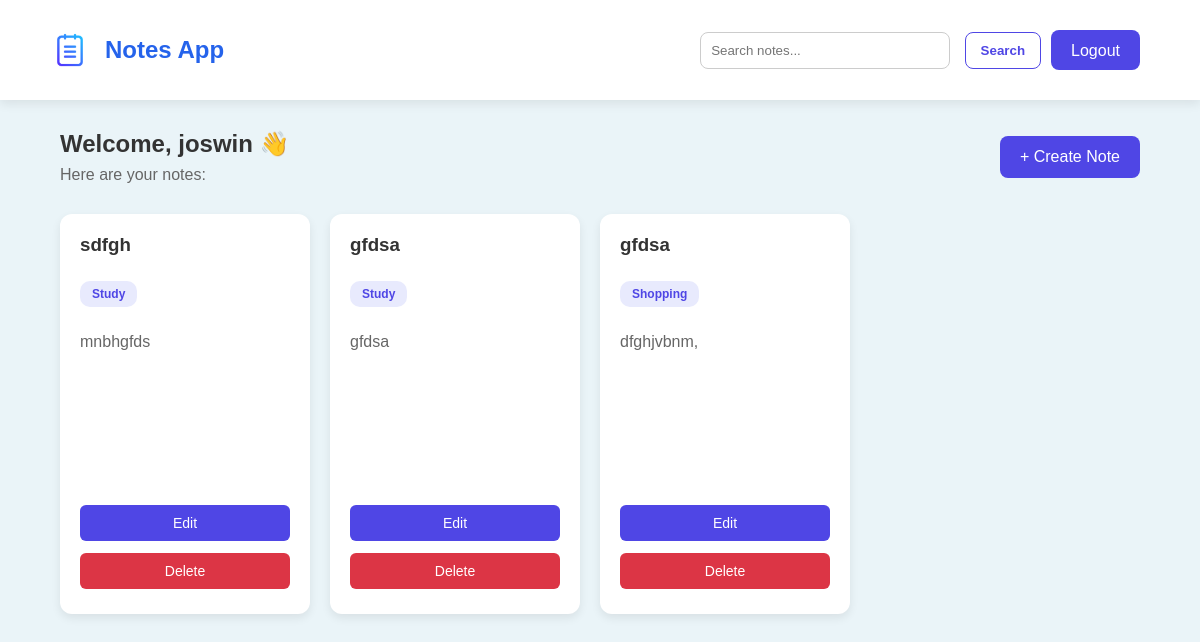
The page /home/ (signed in) on the database as committed earlier.
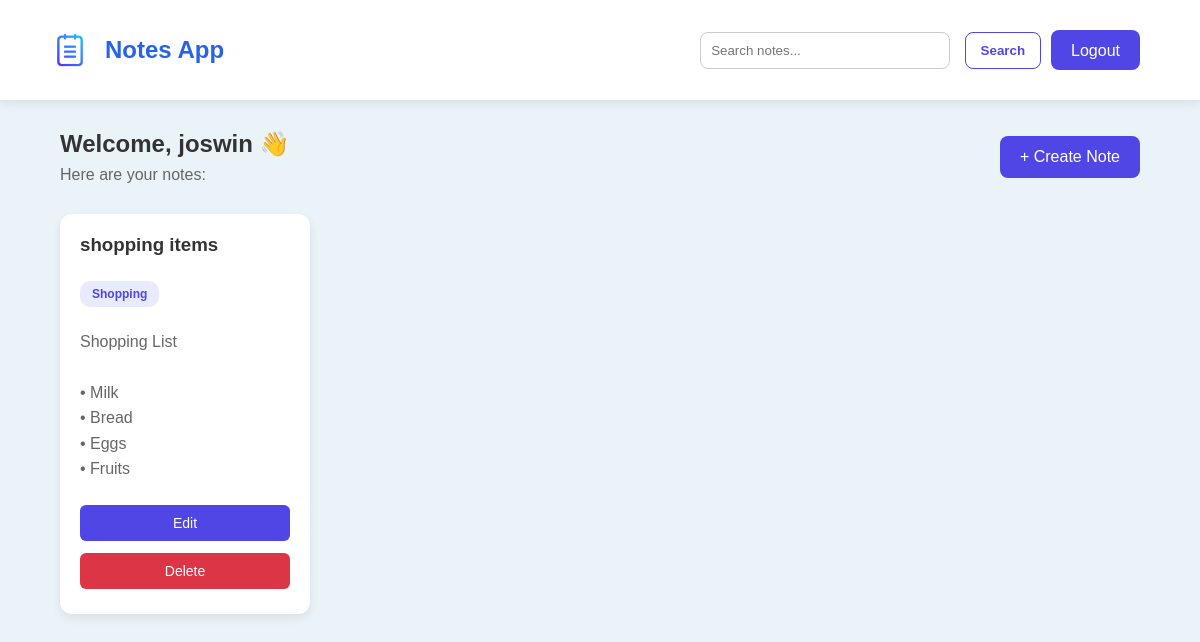
The same page on the database as committed later.
### notes_app/models.py (models this page shows, shortened)
class notes(models.Model):
    title=models.CharField(max_length=100)
    content=models.CharField(max_length=300)
    user = models.ForeignKey(User, on_delete=models.CASCADE)
    category = models.CharField(max_length=50)

### notes_app/views.py (the view)
# urls.py: path('home/', views.home, name='home'),
@login_required
def home(request):
    items=notes.objects.filter(user=request.user)
    query = request.GET.get('search')
    if query:
        items = items.filter(
            Q(title__icontains=query) |
            Q(content__icontains=query) |
            Q(category__icontains=query)
        )
    return render(request, 'home.html' , {'items': items})

### notes_app/templates/home.html (shortened to what this page needs)
{% load static %}
<!DOCTYPE html>
<html lang="en">
<head>
    <link rel="stylesheet" href="{% static 'style.css' %}">
</head>
<body>
    <header class="header-container">
        <div class="logo-header">
            <img src="{% static 'images/tool.png' %}" alt="Logo">
            <a href="{% url 'home' %}" class="header_name">Notes App</a>
        </div>
        <div class="search-box">
            <form method="GET" action="{% url 'home' %}">
                <input type="text" name="search" placeholder="Search notes..." value="{{ request.GET.search }}">
                <button type="submit">Search</button>
            </form>
            <a href="{% url 'logout' %}" class="logout-btn">Logout</a>
        </div>
    </header>
    <section>
        <div class="top-section">
            <div class="welcome">
                <h2>Welcome, {{ request.user.username }} 👋</h2>
                <p>Here are your notes:</p>
            </div>
            <div>
                <a href="{% url 'create_note' %}" class="create-btn">+ Create Note</a>
            </div>
        </div>
        <div class="notes-container">
            {% for i in items %}
            <div class="note-card">
                <h3>{{ i.title }}</h3>
                <span class="category">{{ i.category }}</span>
                <p class="note-content">{{ i.content|linebreaksbr }}</p>
                    <a href="{% url 'update' i.id %}" class="edit-btn">Edit</a>
                    <a href="{% url 'delete' i.id %}" class="delete-btn">Delete</a>
            </div>
            {% endfor %}
        </div>
</section>
</body>
</html>

### notes_app/static/style.css (style rules this page uses)
* { margin:0; padding:0; box-sizing:border-box; font-family:Arial, Helvetica, sans-serif; }
body { background:#eaf4f8; }
.logo-header { display:flex; align-items:center; gap:15px; }
.logo-header img { width:40px; height:40px; }
.header_name { font-size:24px; color: #2563EB; font-weight:bold; text-decoration:none; }
.header-container { width:100%; display:flex; justify-content:space-between; align-items:center; padding:20px 50px; background:#ffffff; color:#4F46E5; box-shadow:0 4px 10px rgba(0,0,0,0.08); }
.header-container input { padding:10px; width:250px; border:1px solid #ccc; border-radius:8px; outline:none; }
.header-container button { padding:10px 15px; border:none; border-radius:8px; background:white; color:#4F46E5; cursor:pointer; font-weight:bold; margin-left:10px; border:1px solid #4F46E5; }
.search-box { display:flex; align-items:center; }
.logout-btn { display:inline-block; text-decoration:none; background:#4F46E5; color:white; padding:12px 20px; border-radius:8px; transition:.3s; height:40px; text-align:center; margin: 10px; }
section { width:90%; margin:30px auto; }
.top-section { display:flex; justify-content:space-between; align-items:center; margin-bottom:30px; }
.welcome h2 { color:#333; margin-bottom:8px; }
.welcome p { color:#666; font-family: 'Trebuchet MS', 'Lucida Sans Unicode', 'Lucida Grande', 'Lucida Sans', Arial, sans-serif; }
.create-btn { display:inline-block; text-decoration:none; background:#4F46E5; color:white; padding:12px 20px; border-radius:8px; transition:.3s; }
.notes-container { display:flex; flex-wrap:wrap; gap:20px; align-items:flex-start; }
.category { display:inline-block; background:#E8EAFD; color:#4F46E5; padding:6px 12px; border-radius:20px; font-size:8px; font-weight:600; margin:8px 0 15px 0; text-transform:capitalize; }
.note-card { width:250px; height:400px; background:#fff; padding:20px; border-radius:12px; box-shadow:0 4px 10px rgba(0,0,0,.08); display:flex; flex-direction:column; justify-content:space-between; }
.note-card h3 { margin-bottom:10px; color:#333; }
.note-card p { color:#666; margin-bottom:20px; line-height:1.6; height:150px; overflow-y:auto; white-space:pre-wrap; }
.edit-btn, .delete-btn { display:inline-block; padding:10px 18px; border-radius:6px; text-decoration:none; color:white; font-size:14px; font-weight:500; text-align:center; cursor:pointer; margin-bottom:5px; }
.edit-btn { background:#4F46E5; }
.delete-btn { background:#dc3545; }
.category { display:inline-block; background:#E8EAFD; color:#4F46E5; padding:6px 12px; border-radius:10px; font-size:12px; font-weight:600; text-transform:capitalize; width:fit-content; }

Rows that differ between the two databases and show on the page:
removed notes: title "sdfgh", category "Study", content "mnbhgfds"
removed notes: title "gfdsa", category "Study", content "gfdsa"
removed notes: title "gfdsa", category "Shopping", content "dfghjvbnm,"
added notes: title "shopping items", category "Shopping", content "Shopping List • Milk • Bread • Eggs • Fruits"
